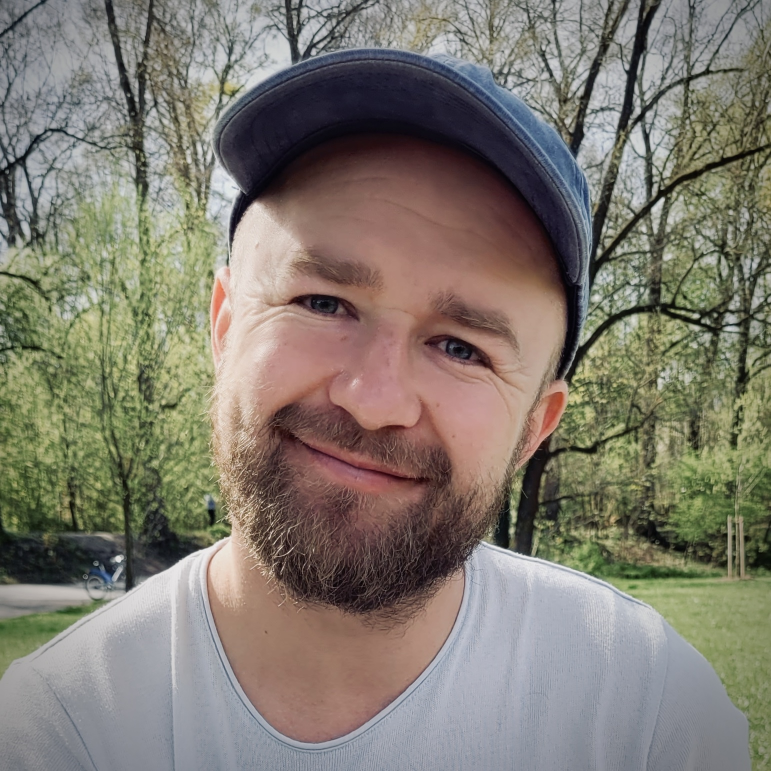
#> input picture libs/aven-website/src/images/samuel.jpg, 1542 x 1542 px (shown at 1/2 size)
$ python generate-ios-icons.py ../libs/aven-website/src/images/samuel.jpg out
#> lines starting #> are read from the running program, lines starting #| are printed output that depends on the picture
#!/usr/bin/env python3
"""Generate iOS AppIcon PNGs by scaling a single 1024×1024 source (no tauri icon transform)."""
from __future__ import annotations

import sys
from pathlib import Path

from PIL import Image

# Matches app/src-tauri/gen/apple/Assets.xcassets/AppIcon.appiconset/Contents.json
IOS_ICON_SIZES: dict[str, int] = {
    "AppIcon-20x20@2x.png": 40,
    "AppIcon-20x20@3x.png": 60,
    "AppIcon-29x29@2x-1.png": 58,
    "AppIcon-29x29@3x.png": 87,
    "AppIcon-40x40@2x.png": 80,
    "AppIcon-40x40@3x.png": 120,
    "AppIcon-60x60@2x.png": 120,
    "AppIcon-60x60@3x.png": 180,
    "AppIcon-20x20@1x.png": 20,
    "AppIcon-20x20@2x-1.png": 40,
    "AppIcon-29x29@1x.png": 29,
    "AppIcon-29x29@2x.png": 58,
    "AppIcon-40x40@1x.png": 40,
    "AppIcon-40x40@2x-1.png": 80,
    "AppIcon-76x76@1x.png": 76,
    "AppIcon-76x76@2x.png": 152,
    "AppIcon-83.5x83.5@2x.png": 167,
    "AppIcon-512@2x.png": 1024,
}


def flatten_rgb(img: Image.Image, bg: tuple[int, int, int] = (0, 0, 0)) -> Image.Image:
    rgba = img.convert("RGBA")
    out = Image.new("RGB", rgba.size, bg)
    out.paste(rgba, mask=rgba.split()[3])
    return out


def generate(source: Path, out_dir: Path, bg: tuple[int, int, int] = (0, 0, 0)) -> None:
#> called with bg = (0, 0, 0)
    if not source.is_file():
        raise SystemExit(f"source not found: {source}")
    base = Image.open(source)
#> base is the input picture: PIL image 1542x1542 RGB; mean R, G, B 128.2, 122.5, 111.6
    if base.size != (1024, 1024):
        base = base.resize((1024, 1024), Image.Resampling.LANCZOS)
#> base: PIL image 1024x1024 RGB
    out_dir.mkdir(parents=True, exist_ok=True)
    for name, px in IOS_ICON_SIZES.items():
        resized = base.resize((px, px), Image.Resampling.LANCZOS)
        flatten_rgb(resized, bg).save(out_dir / name, "PNG")
        print(f"wrote {name} ({px}px)")
#> this loop made 18 passes
#> pass 1, in generate, `resized = base.resize((px, px), Image.Resampling.LANCZOS)`:
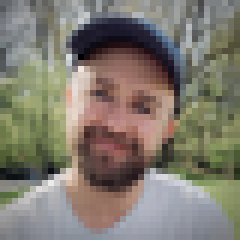
#> resized: PIL image 40x40 RGB (shown 6 times larger); mean R, G, B 128.2, 122.5, 111.7
#> pass 2, in generate, `resized = base.resize((px, px), Image.Resampling.LANCZOS)`:
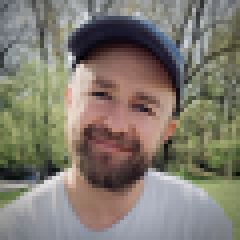
#> resized: PIL image 60x60 RGB (shown 4 times larger); mean R, G, B 128.2, 122.5, 111.6


def sync_xcassets(ios_dir: Path, repo: Path) -> None:
    xcassets = repo / "app/src-tauri/gen/apple/Assets.xcassets/AppIcon.appiconset"
    if not xcassets.is_dir():
        return
    for name in IOS_ICON_SIZES:
        src = ios_dir / name
        if src.is_file():
            flatten_rgb(Image.open(src)).save(xcassets / name, "PNG")
    print(f"synced xcassets → {xcassets}")


def main() -> int:
    repo = Path(__file__).resolve().parents[1]
    default_source = repo / "app/src-tauri/icons/app-icon-source.png"
    source = Path(sys.argv[1]) if len(sys.argv) > 1 else default_source
    out_dir = Path(sys.argv[2]) if len(sys.argv) > 2 else repo / "app/src-tauri/icons/ios"
    generate(source, out_dir)
    sync_xcassets(out_dir, repo)
    print(f"done → {out_dir}")
    return 0


if __name__ == "__main__":
    raise SystemExit(main())
#> (the program exits here)

$ run again, on projects/aven-ceo/src/images/daniel.png
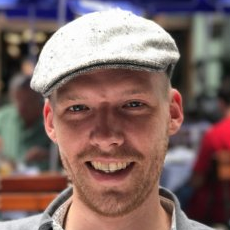
#> input picture projects/aven-ceo/src/images/daniel.png, 230 x 230 px
#> in generate, base is the input picture: PIL image 230x230 RGB; mean R, G, B 129.7, 104.7, 101.5
#> base: PIL image 1024x1024 RGB
#> the loop in generate, `for name, px in IOS_ICON_SIZES.items():` made 18 passes
#> pass 1, in generate, `resized = base.resize((px, px), Image.Resampling.LANCZOS)`:
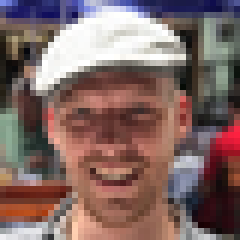
#> resized: PIL image 40x40 RGB (shown 6 times larger); mean R, G, B 129.6, 104.7, 101.4
#> pass 2, in generate, `resized = base.resize((px, px), Image.Resampling.LANCZOS)`:
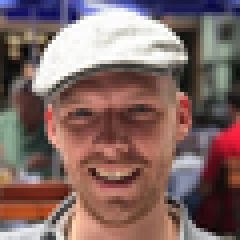
#> resized: PIL image 60x60 RGB (shown 4 times larger); mean R, G, B 129.6, 104.7, 101.4
